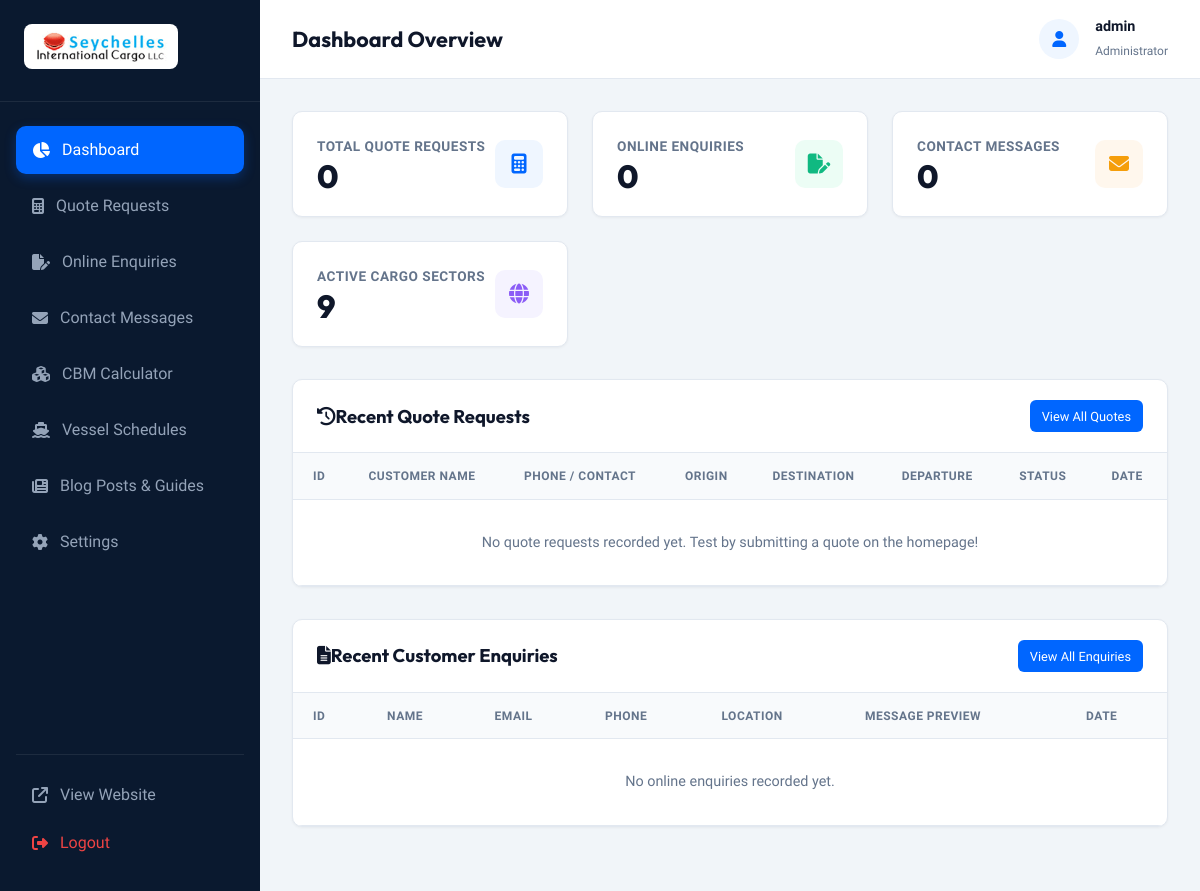
The app's page /admin/index.php (signed in), older data.
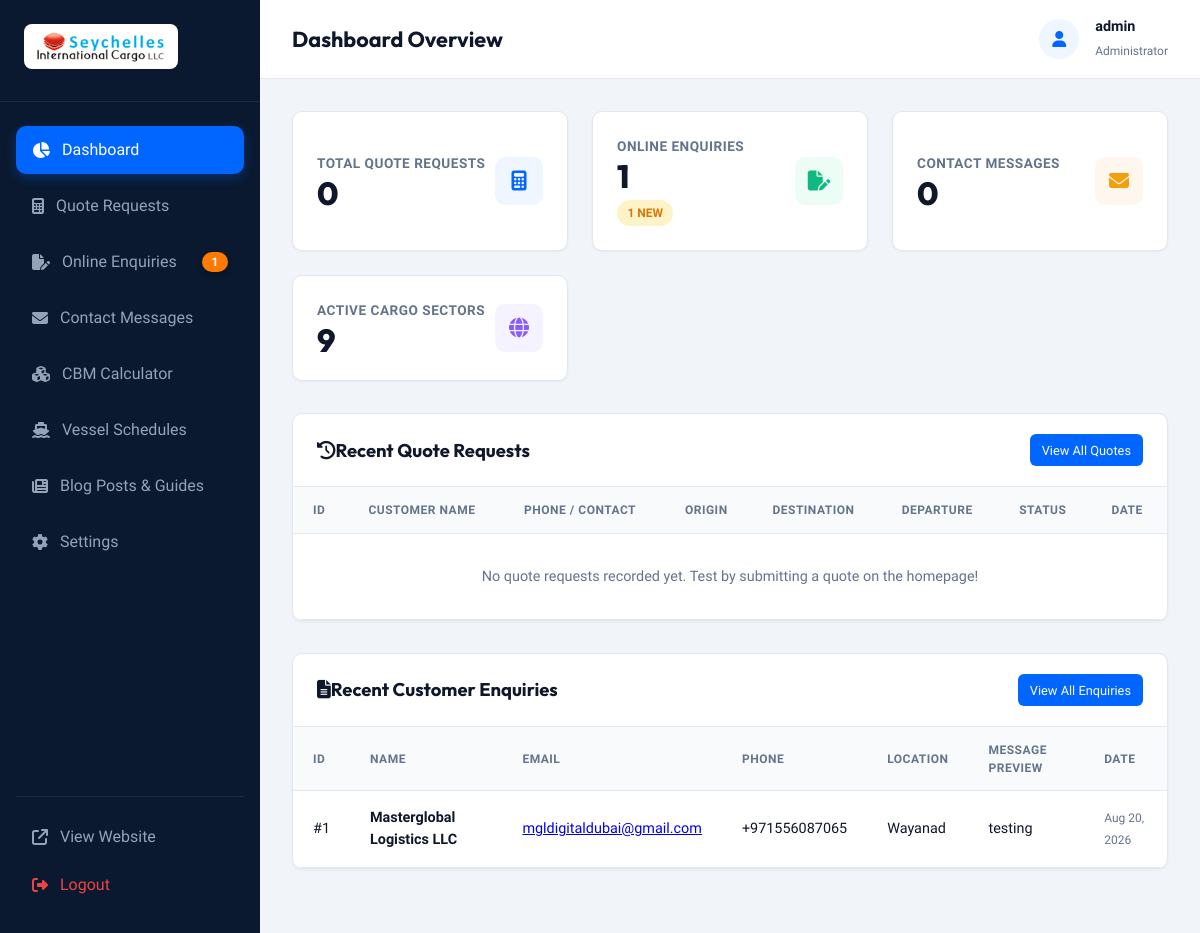
The same page, newer data.
### tables this page shows
CREATE TABLE enquiries (
        id INTEGER PRIMARY KEY AUTOINCREMENT,
        firstname TEXT NOT NULL,
        lastname TEXT NOT NULL,
        email TEXT NOT NULL,
        phone TEXT NOT NULL,
        place TEXT,
        message TEXT NOT NULL,
        status TEXT DEFAULT 'Pending',
        created_at DATETIME DEFAULT CURRENT_TIMESTAMP
    );

### admin/index.php (the view, shortened to what the changed rows need)
<?php
require_once __DIR__ . '/includes/admin_header.php';
$db = get_db_connection();
$total_enquiries = $db->query("SELECT COUNT(*) FROM enquiries")->fetchColumn();
$pending_enquiries = $db->query("SELECT COUNT(*) FROM enquiries WHERE status = 'Pending'")->fetchColumn();
$recent_enquiries = $db->query("SELECT * FROM enquiries ORDER BY id DESC LIMIT 5")->fetchAll();
?>
<div class="stats-grid">
  <div class="stat-card">
    <div>
      <div class="stat-label">Online Enquiries</div>
      <div class="stat-val"><?php echo $total_enquiries; ?></div>
      <?php if ($pending_enquiries > 0): ?>
        <span class="badge badge-pending" style="margin-top:0.5rem;"><?php echo $pending_enquiries; ?> New</span>
      <?php endif; ?>
    </div>
  </div>
</div>
<div class="panel-card">
  <div class="table-responsive">
    <table class="admin-table">
      <thead>
        <tr>
          <th>ID</th>
          <th>Customer Name</th>
          <th>Phone / Contact</th>
          <th>Origin</th>
          <th>Destination</th>
          <th>Departure</th>
          <th>Status</th>
          <th>Date</th>
        </tr>
      </thead>
    </table>
  </div>
</div>
<div class="panel-card">
  <div class="table-responsive">
    <table class="admin-table">
      <thead>
        <tr>
          <th>ID</th>
          <th>Name</th>
          <th>Email</th>
          <th>Phone</th>
          <th>Location</th>
          <th>Message Preview</th>
          <th>Date</th>
        </tr>
      </thead>
      <tbody>
        <?php if (empty($recent_enquiries)): ?>
          <tr>
            <td colspan="7" style="text-align:center; color:var(--admin-muted); padding:2rem;">No online enquiries recorded yet.</td>
          </tr>
        <?php else: ?>
          <?php foreach ($recent_enquiries as $e): ?>
            <tr>
              <td>#<?php echo $e['id']; ?></td>
              <td><strong><?php echo htmlspecialchars($e['firstname'] . ' ' . $e['lastname']); ?></strong></td>
              <td><a href="mailto:<?php echo htmlspecialchars($e['email']); ?>"><?php echo htmlspecialchars($e['email']); ?></a></td>
              <td><?php echo htmlspecialchars($e['phone']); ?></td>
              <td><?php echo htmlspecialchars($e['place']); ?></td>
              <td><?php echo htmlspecialchars(mb_strimwidth($e['message'], 0, 45, '...')); ?></td>
              <td><small style="color:var(--admin-muted);"><?php echo date('M d, Y', strtotime($e['created_at'])); ?></small></td>
            </tr>
          <?php endforeach; ?>
        <?php endif; ?>
      </tbody>
    </table>
  </div>
</div>
<?php
require_once __DIR__ . '/includes/admin_footer.php';
?>

### admin/includes/admin_header.php (shortened to what the changed rows need)
<?php
$current_page = basename($_SERVER['PHP_SELF']);
$admin_nav_db = get_db_connection();
$nav_pending_enquiries = 0;
try {
    $nav_pending_enquiries = $admin_nav_db->query("SELECT COUNT(*) FROM enquiries WHERE status = 'Pending'")->fetchColumn() ?: 0;
} catch (Exception $e) {
}
?>
<!DOCTYPE html>
<html lang="en">
<head>
  <link rel="stylesheet" href="https://cdnjs.cloudflare.com/ajax/libs/font-awesome/6.5.1/css/all.min.css">
  <link rel="stylesheet" href="css/admin.css">
</head>
<body>
<div class="admin-wrapper">
  <aside class="admin-sidebar">
    <nav class="sidebar-nav">
      <a href="enquiries.php" class="sidebar-link <?php echo $current_page === 'enquiries.php' ? 'active' : ''; ?>">
        <i class="fa-solid fa-file-pen"></i> <span>Online Enquiries</span>
        <?php if ($nav_pending_enquiries > 0): ?>
          <span class="nav-badge-count nav-badge-orange" title="<?php echo $nav_pending_enquiries; ?> Pending Enquiries"><?php echo $nav_pending_enquiries; ?></span>
        <?php endif; ?>
      </a>
    </nav>
  </aside>
  <main class="admin-main">
    <header class="admin-header">
      <h2 class="admin-header-title">
        <?php
          if ($current_page === 'index.php') echo 'Dashboard Overview';
          elseif ($current_page === 'quotes.php') echo 'Quote Requests Manager';
          elseif ($current_page === 'enquiries.php') echo 'Online Enquiries';
          elseif ($current_page === 'contacts.php') echo 'Contact Messages';
          elseif ($current_page === 'cbm_calculator.php') echo 'CBM & Volumetric Calculator';
          elseif ($current_page === 'vessels.php') echo 'Vessel Schedules Manager';
          elseif ($current_page === 'settings.php') echo 'Admin Settings';
        ?>
      </h2>
    </header>
    <div class="admin-content">

Row changes from the older to the newer data that the page shows:
added enquiries: id "1", firstname+lastname "Masterglobal Logistics LLC", email "mgldigitaldubai@gmail.com", phone "+971556087065", place "Wayanad", message "testing", created_at "Aug 20, 2026"
Text that changed along with them:
$nav_pending_enquiries: (not shown) → "1"
$total_enquiries: "0" → "1"
$pending_enquiries: (not shown) → "1"
text no longer shown: "No online enquiries recorded yet."
text now shown: "NEW"
